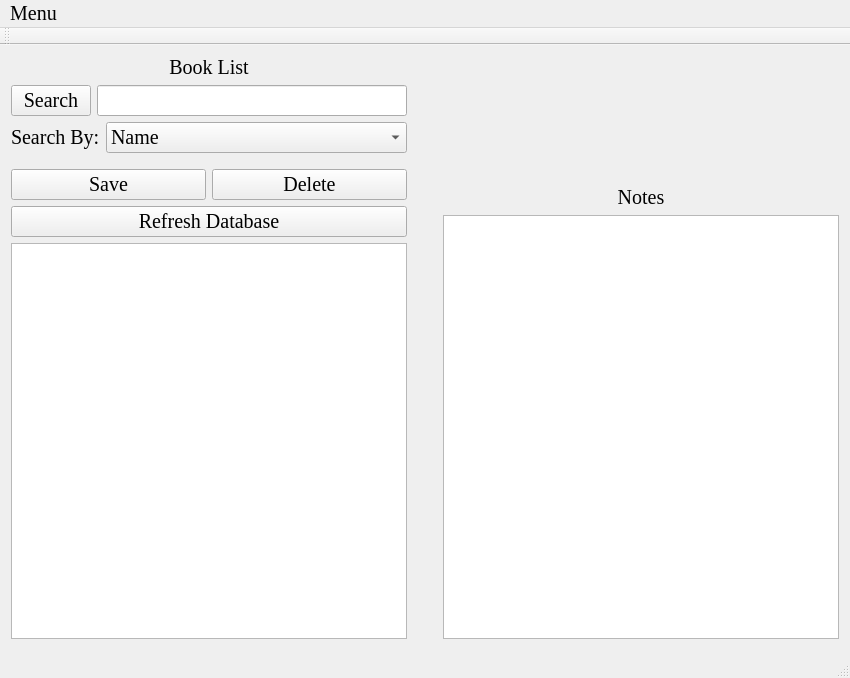
<?xml version="1.0" encoding="UTF-8"?>
<ui version="4.0">
 <class>MainWindow</class>
 <widget class="QMainWindow" name="MainWindow">
  <property name="geometry">
   <rect>
    <x>0</x>
    <y>0</y>
    <width>850</width>
    <height>678</height>
   </rect>
  </property>
  <property name="font">
   <font>
    <family>Times New Roman</family>
    <pointsize>15</pointsize>
   </font>
  </property>
  <property name="windowTitle">
   <string>LibSys</string>
  </property>
  <widget class="QWidget" name="centralWidget">
   <layout class="QGridLayout" name="gridLayout">
    <item row="0" column="0">
     <layout class="QVBoxLayout" name="verticalLayout">
      <item>
       <widget class="QLabel" name="label_List">
        <property name="font">
         <font>
          <family>Times New Roman</family>
          <pointsize>15</pointsize>
          <italic>false</italic>
          <strikeout>false</strikeout>
         </font>
        </property>
        <property name="text">
         <string>Book List</string>
        </property>
        <property name="alignment">
         <set>Qt::AlignCenter</set>
        </property>
       </widget>
      </item>
      <item>
       <layout class="QHBoxLayout" name="searchLayout">
        <item>
         <widget class="QPushButton" name="searchButton">
          <property name="sizePolicy">
           <sizepolicy hsizetype="Fixed" vsizetype="Fixed">
            <horstretch>0</horstretch>
            <verstretch>0</verstretch>
           </sizepolicy>
          </property>
          <property name="text">
           <string>Search</string>
          </property>
         </widget>
        </item>
        <item>
         <widget class="QLineEdit" name="searchInput">
          <property name="sizePolicy">
           <sizepolicy hsizetype="Expanding" vsizetype="Fixed">
            <horstretch>0</horstretch>
            <verstretch>0</verstretch>
           </sizepolicy>
          </property>
         </widget>
        </item>
       </layout>
      </item>
      <item>
       <layout class="QHBoxLayout" name="horizontalLayout">
        <item>
         <widget class="QLabel" name="label_SearchBy">
          <property name="sizePolicy">
           <sizepolicy hsizetype="Fixed" vsizetype="Preferred">
            <horstretch>0</horstretch>
            <verstretch>0</verstretch>
           </sizepolicy>
          </property>
          <property name="text">
           <string>Search By:</string>
          </property>
         </widget>
        </item>
        <item>
         <widget class="QComboBox" name="searchBy_comboBox">
          <property name="sizePolicy">
           <sizepolicy hsizetype="MinimumExpanding" vsizetype="Fixed">
            <horstretch>0</horstretch>
            <verstretch>0</verstretch>
           </sizepolicy>
          </property>
          <item>
           <property name="text">
            <string>Name</string>
           </property>
          </item>
          <item>
           <property name="text">
            <string>Author</string>
           </property>
          </item>
          <item>
           <property name="text">
            <string>Year</string>
           </property>
          </item>
         </widget>
        </item>
       </layout>
      </item>
      <item>
       <spacer name="verticalSpacer">
        <property name="orientation">
         <enum>Qt::Vertical</enum>
        </property>
        <property name="sizeType">
         <enum>QSizePolicy::Fixed</enum>
        </property>
        <property name="sizeHint" stdset="0">
         <size>
          <width>20</width>
          <height>10</height>
         </size>
        </property>
       </spacer>
      </item>
      <item>
       <layout class="QHBoxLayout" name="horizontalLayout_2">
        <item>
         <widget class="QPushButton" name="saveButton">
          <property name="text">
           <string>Save</string>
          </property>
         </widget>
        </item>
        <item>
         <widget class="QPushButton" name="deleteButton">
          <property name="text">
           <string>Delete</string>
          </property>
         </widget>
        </item>
       </layout>
      </item>
      <item>
       <widget class="QPushButton" name="refreshDatabase">
        <property name="text">
         <string>Refresh Database</string>
        </property>
       </widget>
      </item>
      <item>
       <widget class="QTableWidget" name="booksView"/>
      </item>
      <item>
       <layout class="QHBoxLayout" name="ListButtonLayout"/>
      </item>
     </layout>
    </item>
    <item row="0" column="1">
     <spacer name="horizontalSpacer">
      <property name="orientation">
       <enum>Qt::Horizontal</enum>
      </property>
      <property name="sizeType">
       <enum>QSizePolicy::Fixed</enum>
      </property>
      <property name="sizeHint" stdset="0">
       <size>
        <width>30</width>
        <height>20</height>
       </size>
      </property>
     </spacer>
    </item>
    <item row="0" column="2">
     <layout class="QVBoxLayout" name="verticalLayout_2">
      <property name="topMargin">
       <number>130</number>
      </property>
      <item>
       <widget class="QLabel" name="label_Notes">
        <property name="text">
         <string>Notes</string>
        </property>
        <property name="alignment">
         <set>Qt::AlignCenter</set>
        </property>
       </widget>
      </item>
      <item>
       <widget class="QTextEdit" name="notesTextEdit">
        <property name="readOnly">
         <bool>false</bool>
        </property>
       </widget>
      </item>
     </layout>
    </item>
   </layout>
  </widget>
  <widget class="QMenuBar" name="menuBar">
   <property name="geometry">
    <rect>
     <x>0</x>
     <y>0</y>
     <width>850</width>
     <height>20</height>
    </rect>
   </property>
   <widget class="QMenu" name="menuMenu">
    <property name="title">
     <string>Menu</string>
    </property>
    <addaction name="actionaddbook"/>
   </widget>
   <addaction name="menuMenu"/>
  </widget>
  <widget class="QToolBar" name="mainToolBar">
   <attribute name="toolBarArea">
    <enum>TopToolBarArea</enum>
   </attribute>
   <attribute name="toolBarBreak">
    <bool>false</bool>
   </attribute>
  </widget>
  <widget class="QStatusBar" name="statusBar"/>
  <action name="actionaddbook">
   <property name="text">
    <string>Add Book</string>
   </property>
  </action>
 </widget>
 <layoutdefault spacing="6" margin="11"/>
 <resources/>
 <connections/>
</ui>
